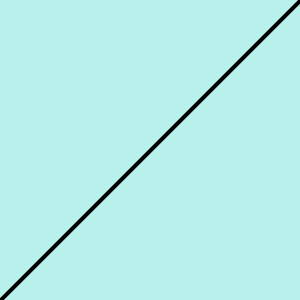
Frame 1 (no input)
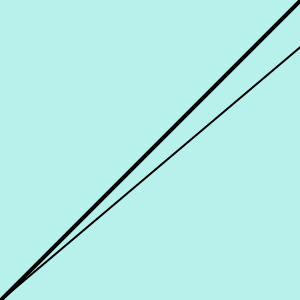
Frame 2 (the mouse pressed at the canvas centre, redrawn once)

The Processing sketch that drew these frames (run headless with seeded random() and noise(); the mouse was pressed at the canvas centre and the sketch redrawn once):

// Processing sketch: processing_163727
// ── processing_163727.pde

float x = 300;
float y = 300;
float angle = 0.0;
float scaleVal = 55.0;
float weight = 4.0;
void setup (){
size (300, 300);
background (#B8F0EC);
smooth ();
noLoop ();
}

void draw (){
  strokeWeight (weight);
  frameRate (60);
  line (x, 0, 0, y);
  x = x + cos (angle) * scaleVal;
  y = y + sin (angle) * scaleVal;
  weight = weight/2;
}
